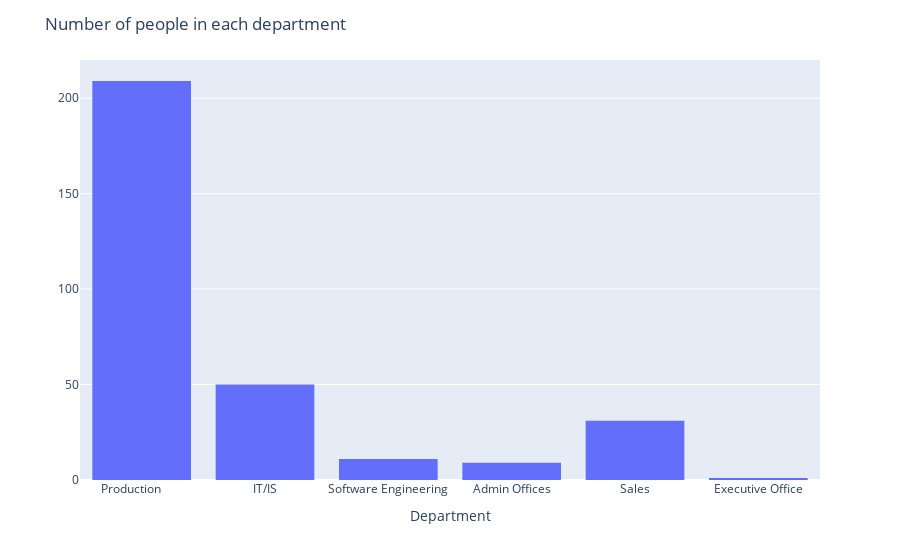

The notebook cell saved with this chart:
### Code cell
# how big is this corporate and how manny people are there in each department?

fig = px.histogram(data, x="Department",)

fig.update_layout(
    title_text='Number of people in each department',
    xaxis_title_text='Department',
    yaxis_title_text='', 
)
fig.show()

### Figure 1 — Plotly figure (JSON) as saved in the notebook; plotly's stock layout.template omitted (floating-point values rounded to 4 significant figures; data arrays with more than 128 entries replaced by an {"elided": "..."} marker saying what was removed)
{"data": [{"alignmentgroup": "True", "bingroup": "x", "hovertemplate": "Department=%{x}<br>count=%{y}<extra></extra>", "legendgroup": "", "marker": {"color": "#636efa"}, "name": "", "offsetgroup": "", "orientation": "v", "showlegend": false, "type": "histogram", "x": {"elided": "311 str values"}, "xaxis": "x", "yaxis": "y"}], "layout": {"barmode": "relative", "legend": {"tracegroupgap": 0}, "margin": {"t": 60}, "title": {"text": "Number of people in each department"}, "xaxis": {"anchor": "y", "domain": [0, 1], "title": {"text": "Department"}}, "yaxis": {"anchor": "x", "domain": [0, 1], "title": {"text": ""}}}}
